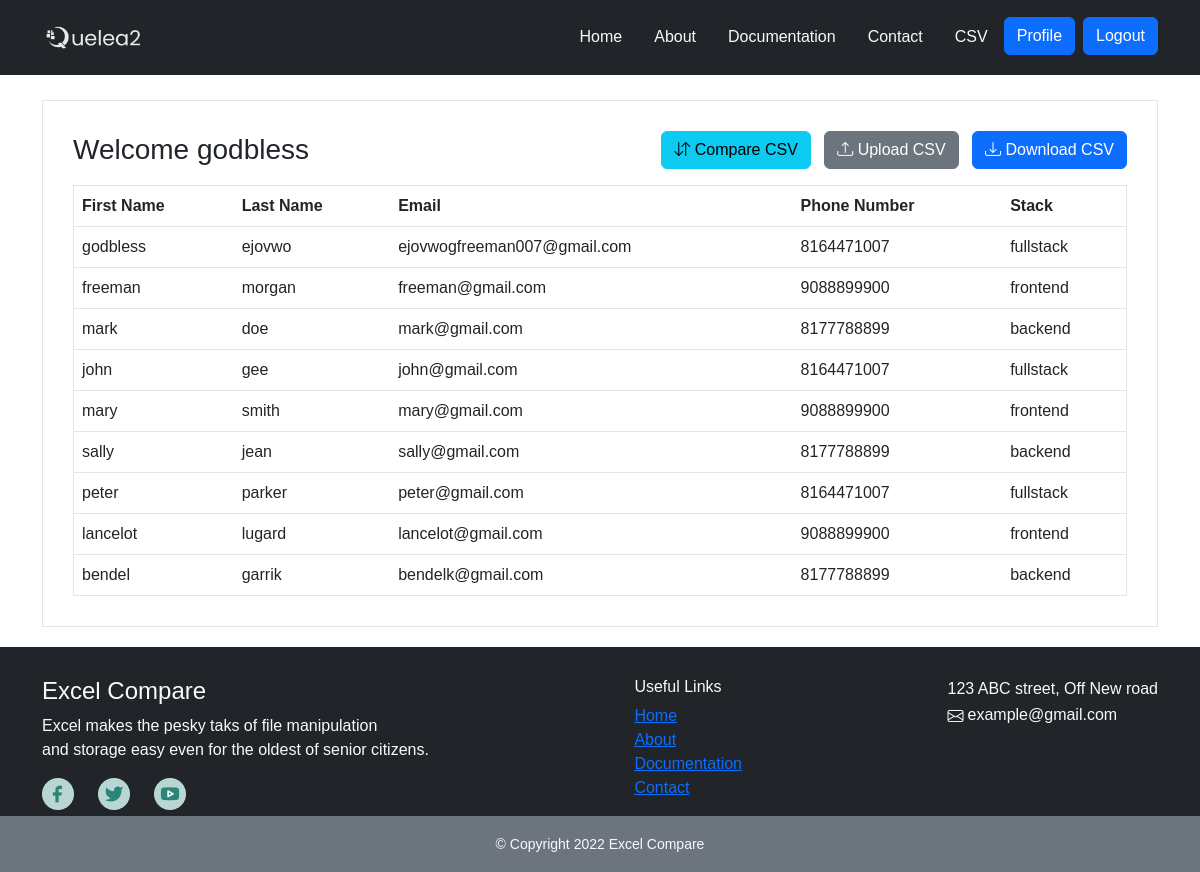
Screenshot of /view_csv/ (signed in) with the database file from the repository.
### base/models.py (models this page shows, shortened)
class User(AbstractUser):
    firt_name = models.CharField(max_length = 100)
    last_name = models.CharField(max_length = 100)
    username = models.CharField(max_length = 100, blank=True)
    email = models.EmailField(unique = True)
    bio=models.TextField(null=True)
    image=models.ImageField(null= True, default = 'default.jpg', upload_to='profile_pics')
    USERNAME_FIELD = 'email'
    REQUIRED_FIELDS = ['username']

class Student_csv(models.Model):
    first_name = models.CharField(max_length=100)
    last_name = models.CharField(max_length=100)
    email = models.EmailField(max_length=100)
    phone_number = models.IntegerField()
    track = models.CharField(max_length=20, choices = TRACK_CHOICES)

### base/views.py (the view)
# urls.py: path('view_csv/', views.view_csv_page, name="view_csv_page"),
@login_required(login_url="login_page")
def view_csv_page(request):
    context = {
        "csv": Student_csv.objects.all()
    }
    return render(request, 'pages/view_csv.html', context)

### base/templates/pages/view_csv.html (shortened to what this page needs)
{% extends 'base.html' %} {% block content %}
<div class="table-container">
  <div class="d-flex align-items-center justify-content-between mb-3">
    <h3 class="m-0">Welcome {{request.user.username}}</h3>
    <div class="button-group d-flex">
      <a href="/compare_csv" class="btn btn-info d-flex align-items-center"
        ><i class="bi bi-arrow-down-up"></i>&nbsp;<span>Compare CSV</span></a
      >
      <a href="/upload_csv" class="btn btn-secondary d-flex align-items-center"
        ><i class="bi bi-upload"></i>&nbsp;<span>Upload CSV</span></a
      >
      <a href="/download_csv" class="btn btn-primary d-flex align-items-center"
        ><i class="bi bi-download"></i>&nbsp;<span>Download CSV</span></a
      >
    </div>
  </div>
  <table class="table">
    <thead>
      <tr>
        <th scope="col">First Name</th>
        <th scope="col">Last Name</th>
        <th scope="col">Email</th>
        <th scope="col">Phone Number</th>
        <th scope="col">Stack</th>
      </tr>
    </thead>
    {% for x in csv %}
    <tbody>
      <tr>
        <td>{{x.first_name}}</td>
        <td>{{x.last_name}}</td>
        <td>{{x.email}}</td>
        <td>{{x.phone_number}}</td>
        <td>{{x.track}}</td>
      </tr>
    </tbody>
    {% endfor %}
  </table>
</div>
{% endblock %}

### base/templates/base.html (shortened to what this page needs)
{% load static %}
<!DOCTYPE html>
<html lang="en">
  <head>
    <link
      href="https://cdn.jsdelivr.net/npm/bootstrap@5.2.3/dist/css/bootstrap.min.css"
      rel="stylesheet"
    />
    <link
      rel="stylesheet"
      href="https://cdn.jsdelivr.net/npm/bootstrap-icons@1.10.2/font/bootstrap-icons.css"
    />
  </head>
  <body>
    <span>{% include 'components/navbar.html' %} </span>
    <div class="container" style="padding-top: 100px; padding-bottom: 20px">
      {% block content %} {% endblock %}
    </div>
    <span>{% include 'components/footer.html' %}</span>
  </body>
</html>

### base/templates/components/navbar.html (shortened to what this page needs)
{% load static %}
<nav class="navbar navbar-expand-lg navbar-dark py-3 fixed-top bg-dark">
  <div class="container pt-0">
    <a class="navbar-brand" href="{% url 'home_page' %}">
      <img
        src="{% static 'images/logo.png' %}"
        alt="Quelea2"
        style="width: 100px"
      />
    </a>
    <div
      class="collapse navbar-collapse justify-content-end align-center"
      id="main-nav"
    >
      <ul class="navbar-nav">
        <li class="nav-item">
          <a
            class="nav-link text-light ms-lg-3 ms-0"
            href="{% url 'home_page' %}"
            >Home</a
          >
        </li>
        <li class="nav-item">
          <a
            class="nav-link text-light ms-lg-3 ms-0"
            href="{% url 'about_page' %}"
            >About</a
          >
        </li>
        <li class="nav-item">
          <a
            class="nav-link text-light ms-lg-3 ms-0"
            href="{% url 'documentation_page' %}"
            >Documentation</a
          >
        </li>
        <li class="nav-item">
          <a
            class="nav-link text-light ms-lg-3 ms-0"
            href="{% url 'contact_page' %}"
            >Contact</a
          >
        </li>
        {% if request.user.is_authenticated %}
        <li class="nav-item">
          <a
            class="nav-link text-light ms-lg-3 ms-0"
            href="{% url 'view_csv_page' %}"
            >CSV</a
          >
        </li>
        {% endif %}
        {% if request.user.is_authenticated %}
        <li class="nav-item ms-2 d-none d-lg-inline" id="toggleshow">
          <a class="btn btn-primary" href="{% url 'profile_page' %}">Profile</a>
        </li>
        <li class="nav-item ms-2 d-none d-lg-inline" id="toggleshow">
          <a class="btn btn-primary" href="{% url 'logout_page' %}">Logout</a>
        </li>
        {% endif %}
      </ul>
    </div>
  </div>
</nav>

### base/templates/components/footer.html
{% load static %}
<footer class="bg-dark text-light">
  <div class="container">
    <div class="main-footer">
      <div>
        <h4>Excel Compare</h4>
        <p>
          Excel makes the pesky taks of file manipulation <br />
          and storage easy even for the oldest of senior citizens.
        </p>
        <img src="../IMG/Group 14.png" alt="" />
      </div>
      <div>
        <h6>Useful Links</h6>
        <ul>
          <li><a href="{% url 'home_page' %}">Home</a></li>
          <li><a href="{% url 'about_page' %}">About</a></li>
          <li><a href="{% url 'documentation_page' %}">Documentation</a></li>
          <li><a href="{% url 'contact_page' %}">Contact</a></li>
        </ul>
      </div>
      <div>
        <p>
          123 ABC street, Off New road <br />
          <span class="d-flex align-items-center"
            ><i class="bi bi-envelope mt-1"></i
            ><span class="ms-1">example@gmail.com</span></span
          >
        </p>
      </div>
    </div>
  </div>
  <div class="sub-footer bg-secondary">
    <div class="container p-3 text-center">
      <small>&copy; Copyright {% now "Y" %} Excel Compare</small>
    </div>
  </div>
</footer>

### base/templates/components/styles.html (style rules this page uses)
body { font-family: "Poppins", sans-serif; }
nav { background-color: black; color: white; padding: 0px; }
footer ul { list-style-type: none; padding: 0px; }
.main-footer { display: flex; justify-content: space-between; }

### base/templates/base.html (style rules this page uses)
.container { padding-top: 30px; }
.table-container { padding: 30px; border: 1px solid rgba(0, 0, 0, 0.1); margin: 0px; }
.table { border: 1px solid rgba(0, 0, 0, 0.1); margin: 0px; padding: 0px; }

### rows the page displays
User: user.username "godbless"
Student_csv: first_name "godbless", last_name "ejovwo", email "ejovwogfreeman007@gmail.com", phone_number "8164471007", track "fullstack"
Student_csv: first_name "freeman", last_name "morgan", email "freeman@gmail.com", phone_number "9088899900", track "frontend"
Student_csv: first_name "mark", last_name "doe", email "mark@gmail.com", phone_number "8177788899", track "backend"
Student_csv: first_name "john", last_name "gee", email "john@gmail.com", phone_number "8164471007", track "fullstack"
Student_csv: first_name "mary", last_name "smith", email "mary@gmail.com", phone_number "9088899900", track "frontend"
Student_csv: first_name "sally", last_name "jean", email "sally@gmail.com", phone_number "8177788899", track "backend"
Student_csv: first_name "peter", last_name "parker", email "peter@gmail.com", phone_number "8164471007", track "fullstack"
Student_csv: first_name "lancelot", last_name "lugard", email "lancelot@gmail.com", phone_number "9088899900", track "frontend"
Student_csv: first_name "bendel", last_name "garrik", email "bendelk@gmail.com", phone_number "8177788899", track "backend"
